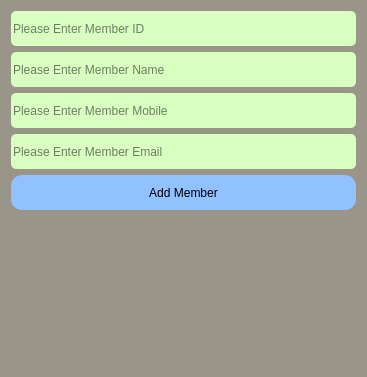
<?xml version="1.0" encoding="UTF-8"?>
<ui version="4.0">
 <class>Dialog</class>
 <widget class="QDialog" name="Dialog">
  <property name="geometry">
   <rect>
    <x>0</x>
    <y>0</y>
    <width>367</width>
    <height>377</height>
   </rect>
  </property>
  <property name="windowTitle">
   <string>Dialog</string>
  </property>
  <property name="styleSheet">
   <string notr="true">background-color: rgb(153, 149, 136);</string>
  </property>
  <layout class="QVBoxLayout" name="verticalLayout">
   <item>
    <widget class="QLineEdit" name="lineEdit_id">
     <property name="maximumSize">
      <size>
       <width>16777215</width>
       <height>35</height>
      </size>
     </property>
     <property name="styleSheet">
      <string notr="true">QLineEdit{border-radius:5px;
background-color: rgb(217, 255, 193);
}
QLineEdit:focus{
border: 2px solid rgb(255, 215, 238);
}
</string>
     </property>
     <property name="placeholderText">
      <string>Please Enter Member ID</string>
     </property>
    </widget>
   </item>
   <item>
    <widget class="QLineEdit" name="lineEdit_name">
     <property name="maximumSize">
      <size>
       <width>16777215</width>
       <height>35</height>
      </size>
     </property>
     <property name="styleSheet">
      <string notr="true">QLineEdit{border-radius:5px;
background-color: rgb(217, 255, 193);
}
QLineEdit:focus{
border: 2px solid rgb(255, 215, 238);
}
</string>
     </property>
     <property name="placeholderText">
      <string>Please Enter Member Name</string>
     </property>
    </widget>
   </item>
   <item>
    <widget class="QLineEdit" name="lineEdit_mobile">
     <property name="maximumSize">
      <size>
       <width>16777215</width>
       <height>35</height>
      </size>
     </property>
     <property name="styleSheet">
      <string notr="true">QLineEdit{border-radius:5px;
background-color: rgb(217, 255, 193);
}
QLineEdit:focus{
border: 2px solid rgb(255, 215, 238);
}
</string>
     </property>
     <property name="placeholderText">
      <string>Please Enter Member Mobile</string>
     </property>
    </widget>
   </item>
   <item>
    <widget class="QLineEdit" name="lineEdit_email">
     <property name="maximumSize">
      <size>
       <width>16777215</width>
       <height>35</height>
      </size>
     </property>
     <property name="styleSheet">
      <string notr="true">QLineEdit{border-radius:5px;
background-color: rgb(217, 255, 193);
}
QLineEdit:focus{
border: 2px solid rgb(255, 215, 238);
}
</string>
     </property>
     <property name="placeholderText">
      <string>Please Enter Member Email</string>
     </property>
    </widget>
   </item>
   <item>
    <widget class="QPushButton" name="pushButton">
     <property name="maximumSize">
      <size>
       <width>16777215</width>
       <height>35</height>
      </size>
     </property>
     <property name="styleSheet">
      <string notr="true">QPushButton{border-radius:11px;
background-color: rgb(146, 193, 255);
}
QPushButton:hover{
background-color: rgb(255, 166, 139);
}
</string>
     </property>
     <property name="text">
      <string>Add Member</string>
     </property>
    </widget>
   </item>
   <item>
    <widget class="QLabel" name="label">
     <property name="text">
      <string/>
     </property>
    </widget>
   </item>
  </layout>
 </widget>
 <resources/>
 <connections/>
</ui>
